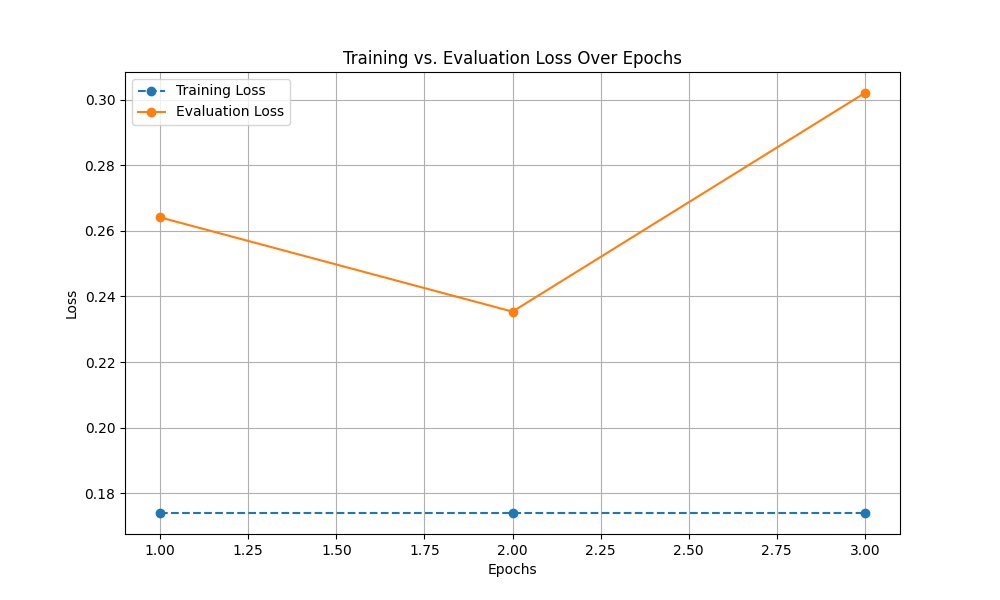

Generate this figure with Python:
import matplotlib.pyplot as plt
# Evaluation loss and training loss over epochs
training_loss = [0.17398814957936604]  # Final training loss at the end of epoch 3
eval_loss = [0.2640794813632965, 0.2353651225566864, 0.3019926846027374]
epochs = [1, 2, 3]

# Plot training vs evaluation loss
plt.figure(figsize=(10, 6))
plt.plot(epochs, [training_loss[0]]*3, label="Training Loss", linestyle='--', marker='o')
plt.plot(epochs, eval_loss, label="Evaluation Loss", marker='o')
plt.title("Training vs. Evaluation Loss Over Epochs")
plt.xlabel("Epochs")
plt.ylabel("Loss")
plt.legend()
plt.grid(True)
plt.show()
